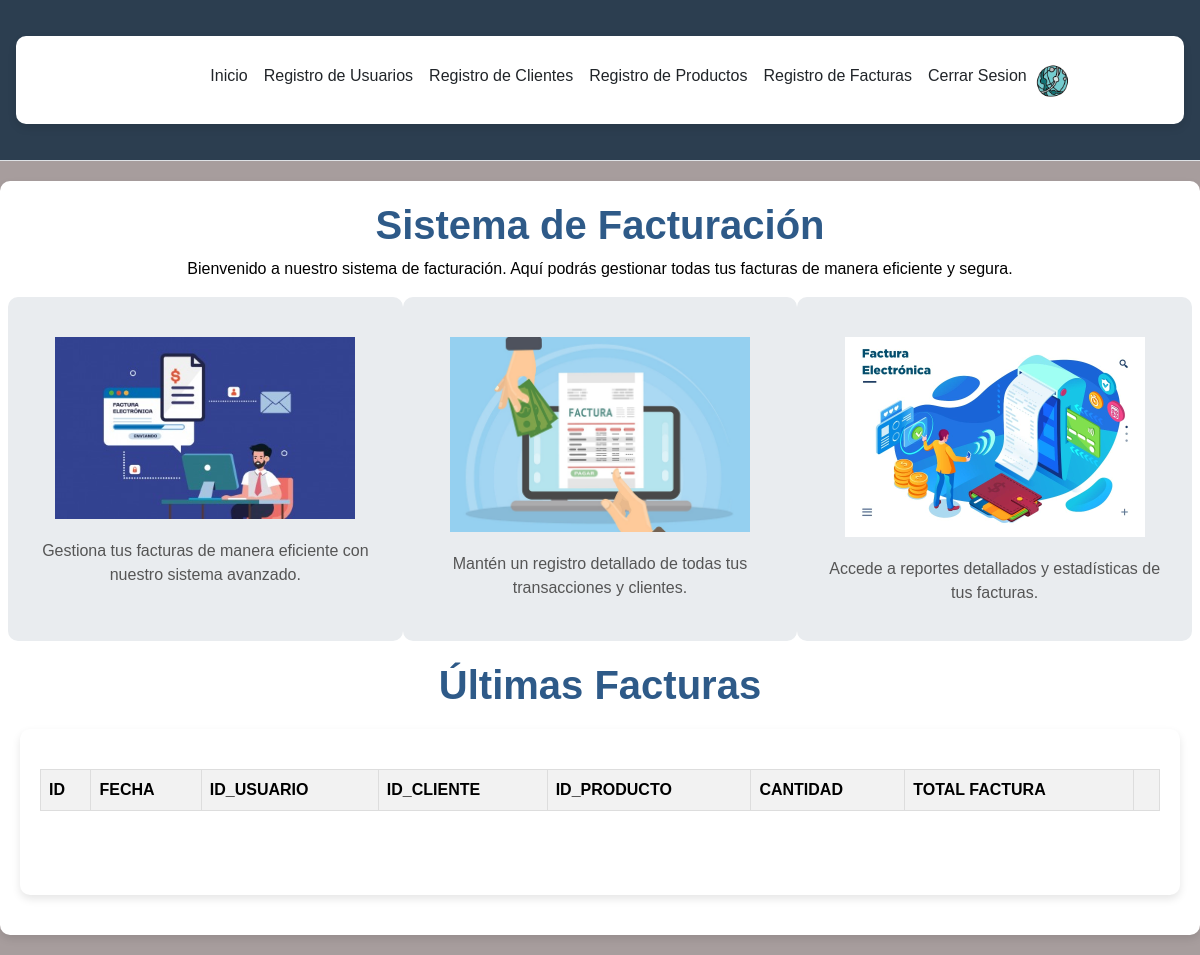
The app's page /Login_v18/home2.php, older data.
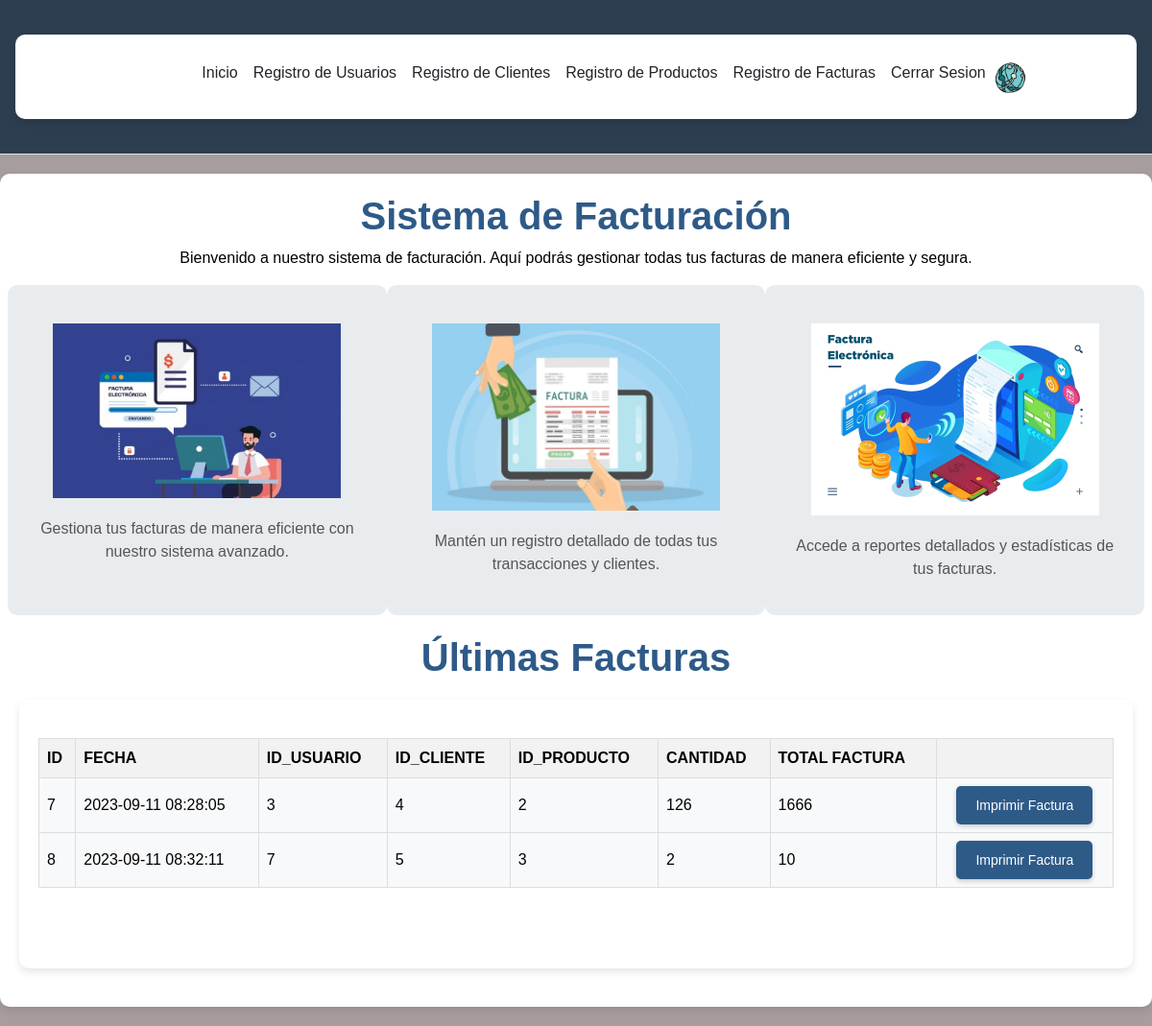
The same page, newer data.
### tables this page shows
CREATE TABLE `factura` (
  `idfactura` bigint(11) NOT NULL,
  `fecha` datetime NOT NULL,
  `idusuario` int(11) DEFAULT NULL,
  `idcliente` int(11) DEFAULT NULL,
  `idproducto` int(11) DEFAULT NULL,
  `cantidad` int(11) NOT NULL,
  `totalfactura` decimal(10,0) NOT NULL
);

### Login_v18/home2.php (the view, shortened to what this page needs)
<?php
require_once "header.php";
include("conexion.php");
?>
<head>
    <link rel="stylesheet" type="text/css" href="style-home2.css?ts=<?= time() ?>" />
</head>
<div class="container">
    <h1>Sistema de Facturación</h1>
    <p>Bienvenido a nuestro sistema de facturación. Aquí podrás gestionar todas tus facturas de manera eficiente y
        segura.</p>
    <div class="row">
        <div class="col-md-4 feature-box">
            <img src="images/home_01.jpeg" alt="Imagen Descriptiva 1" class="feature-image">
            <p class="feature-description">Gestiona tus facturas de manera eficiente con nuestro sistema avanzado.</p>
        </div>
        <div class="col-md-4 feature-box">
            <img src="images/home_02.jpeg" alt="Imagen Descriptiva 2" class="feature-image">
            <p class="feature-description">Mantén un registro detallado de todas tus transacciones y clientes.</p>
        </div>
        <div class="col-md-4 feature-box">
            <img src="images/home_03.jpeg" alt="Imagen Descriptiva 3" class="feature-image">
            <p class="feature-description">Accede a reportes detallados y estadísticas de tus facturas.</p>
        </div>
    </div>
    <h1>Últimas Facturas</h1>
    <div class="container">
        <div class="table-responsive">
            <table class="table table-light">
                <div class="users-table">
                    <thead class="table-dark">
                        <tr>
                            <th>ID</th>
                            <th>FECHA</th>
                            <th>ID_USUARIO</th>
                            <th>ID_CLIENTE</th>
                            <th>ID_PRODUCTO</th>
                            <th>CANTIDAD</th>
                            <th>TOTAL FACTURA</th>
                            <th></th>
                        </tr>
                    </thead>
                    <tbody>
                        <?php
                        $sql = "SELECT * FROM factura";
                        $query = mysqli_query($mysqli, $sql);
                        while ($row = mysqli_fetch_array($query)): ?>
                            <tr>
                                <td name="idfactura">
                                    <?= $row['idfactura'] ?>
                                </td>
                                <td name="fecha">
                                    <?= $row['fecha'] ?>
                                </td>
                                <td name="idusuario">
                                    <?= $row['idusuario'] ?>
                                </td>
                                <td name="idcliente">
                                    <?= $row['idcliente'] ?>
                                </td>
                                <td name="idproducto">
                                    <?= $row['idproducto'] ?>
                                </td>
                                <td name="cantidad">
                                    <?= $row['cantidad'] ?>
                                </td>
                                <td name="totalfactura">
                                    <?= $row['totalfactura'] ?>
                                </td>
                                <td>
                                    <form action="Impresion_Factura/invoice.php" method="POST">
                                    <button type="submit" class="users-table--imprimir">Imprimir Factura</button>
                                </td>
                            </tr>
                        <?php endwhile; ?>
                    </tbody>
                </div>
            </table>
            <br>
            <br>
        </div>

### Login_v18/header.php (shortened to what this page needs)
<!DOCTYPE html>
<html lang="es" dir="ltr">
    <head>
        <link rel="stylesheet" href="https://cdn.jsdelivr.net/npm/bootstrap@5.2.1/dist/css/bootstrap.rtl.min.css">
        <link rel="stylesheet" href="style-general.css">
    </head>
    <body>
        <section>
            <header class="p-3 mb-3 border-bottom">
                <div class="container">
                <div class="d-flex flex-wrap align-items-center justify-content-center">
                    <a href="/" class="d-flex align-items-center mb-2 mb-lg-0 text-dark text-decoration-none me-3">
                        <svg class="bi" width="40" height="32" role="img" aria-label="Bootstrap"><use xlink:href="#bootstrap"></use></svg>
                    </a>
                    <ul class="nav justify-content-center mb-2 me-3">
                        <li><a href="home2.php" class="nav-link px-2 link-dark">Inicio</a></li>
                        <li><a href="registration-usuario.php" class="nav-link px-2 link-dark">Registro de Usuarios</a></li>
                        <li><a href="registration-cliente.php" class="nav-link px-2 link-dark">Registro de Clientes</a></li>
                        <li><a href="registration-producto.php" class="nav-link px-2 link-dark">Registro de Productos</a></li>
                        <li><a href="registration-factura.php" class="nav-link px-2 link-dark">Registro de Facturas</a></li>
                        <li><a href="index.php" class="nav-link px-2 link-dark">Cerrar Sesion</a></li>
                    </ul>
                    <a href="#" class="d-block link-dark text-decoration-none">
                        <img src="images/icons/favicon.ico" alt="mdo" width="35" height="35" class="rounded-circle">
                    </a>
                </div>
                </div>
            </header>
        </section>
    </body>
</html>

### Login_v18/style-general.css (style rules this page uses)
* { box-sizing: border-box; margin: 0; padding: 0; }
html { font-family: 'Segoe UI', sans-serif; text-align: center; }
body { background-color: #8A2BE2; font-family: 'Roboto', sans-serif; color: #ffffff; margin: 0; padding: 0; }
.container { max-width: 1200px; margin: 20px auto; padding: 20px; }
.table-responsive { overflow-x: auto; }
.table { width: 100%; border-collapse: collapse; }
.table th, .table td { border: 1px solid #ddd; padding: 8px; }
.table th { background-color: #f2f2f2; }
body { font-family: 'Nunito', sans-serif; background-color: #f4f4f4; }
header { background-color: #2C3E50; }
header a.text-dark { color: #ECF0F1 !important; }
header .nav-link { color: #ECF0F1; transition: color 0.3s; }
header .bi { color: #BDC3C7; }

### Login_v18/style-home2.css (style rules this page uses)
body { background-color: #a79d9d; font-family: 'Arial', sans-serif; }
p { color: black; }
.container { background-color: #ffffff; padding: 20px; border-radius: 10px; box-shadow: 0 4px 8px rgba(0, 0, 0, 0.1); }
h1 { color: #2E5A88; font-weight: bold; }
.feature-image { width: 100%; max-width: 300px; margin: 20px 0; }
.feature-description { font-size: 16px; color: #555; }
.feature-box { background-color: #E9ECEF; padding: 20px; border-radius: 10px; margin-bottom: 20px; }
table { width: 100%; border-collapse: collapse; margin-top: 20px; }
table, th, td { color: black; text-align: center; vertical-align: middle; }
th, td { padding: 8px 12px; text-align: left; }
th { background-color: #D3D3D3; }
.users-table--imprimir { background-color: #2E5A88; color: white; border: none; border-radius: 5px; cursor: pointer; font-size: 14px; height: 40px; line-height: 40px; padding: 0 20px; transition: background-color 0.3s ease; box-shadow: 0 2px 5px rgba(0, 0, 0, 0.2); display: block; margin: 0 auto; }

Row changes from the older to the newer data that the page shows:
added factura: idfactura "7", fecha "2023-09-11 08:28:05", idusuario "3", idcliente "4", idproducto "2", cantidad "126", totalfactura "1666"
added factura: idfactura "8", fecha "2023-09-11 08:32:11", idusuario "7", idcliente "5", idproducto "3", cantidad "2", totalfactura "10"
